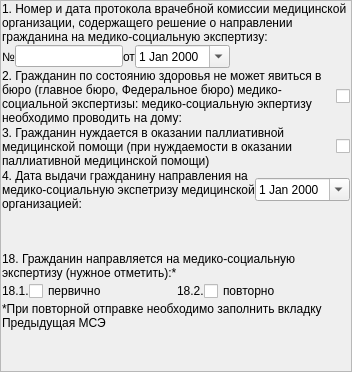
             <widget class="QFrame" name="frame1_1">
              <property name="frameShape">
               <enum>QFrame::StyledPanel</enum>
              </property>
              <property name="frameShadow">
               <enum>QFrame::Raised</enum>
              </property>
              <layout class="QGridLayout" name="gridLayout_20">
               <property name="leftMargin">
                <number>1</number>
               </property>
               <property name="topMargin">
                <number>1</number>
               </property>
               <property name="rightMargin">
                <number>1</number>
               </property>
               <property name="bottomMargin">
                <number>1</number>
               </property>
               <property name="spacing">
                <number>1</number>
               </property>
               <item row="1" column="0">
                <layout class="QHBoxLayout" name="horizontalLayout_13">
                 <property name="spacing">
                  <number>0</number>
                 </property>
                 <item>
                  <widget class="QLabel" name="lblProtocolNumber">
                   <property name="sizePolicy">
                    <sizepolicy hsizetype="Fixed" vsizetype="Preferred">
                     <horstretch>0</horstretch>
                     <verstretch>0</verstretch>
                    </sizepolicy>
                   </property>
                   <property name="text">
                    <string>№</string>
                   </property>
                  </widget>
                 </item>
                 <item>
                  <widget class="QLineEdit" name="edtProtocolNumberMSI">
                   <property name="sizePolicy">
                    <sizepolicy hsizetype="Fixed" vsizetype="Fixed">
                     <horstretch>0</horstretch>
                     <verstretch>0</verstretch>
                    </sizepolicy>
                   </property>
                  </widget>
                 </item>
                 <item>
                  <widget class="QLabel" name="lblProtocolDate">
                   <property name="sizePolicy">
                    <sizepolicy hsizetype="Fixed" vsizetype="Preferred">
                     <horstretch>0</horstretch>
                     <verstretch>0</verstretch>
                    </sizepolicy>
                   </property>
                   <property name="text">
                    <string>от</string>
                   </property>
                  </widget>
                 </item>
                 <item>
                  <widget class="CDateEdit" name="edtProtocolDateMSI">
                   <property name="sizePolicy">
                    <sizepolicy hsizetype="Fixed" vsizetype="Fixed">
                     <horstretch>0</horstretch>
                     <verstretch>0</verstretch>
                    </sizepolicy>
                   </property>
                   <property name="calendarPopup">
                    <bool>true</bool>
                   </property>
                  </widget>
                 </item>
                 <item>
                  <spacer name="horizontalSpacer_4">
                   <property name="orientation">
                    <enum>Qt::Horizontal</enum>
                   </property>
                   <property name="sizeHint" stdset="0">
                    <size>
                     <width>40</width>
                     <height>20</height>
                    </size>
                   </property>
                  </spacer>
                 </item>
                </layout>
               </item>
               <item row="0" column="0">
                <widget class="QLabel" name="lblProtocol">
                 <property name="text">
                  <string>1. Номер и дата протокола врачебной комиссии медицинской организации, содержащего решение о направлении гражданина на медико-социальную экспертизу:</string>
                 </property>
                 <property name="wordWrap">
                  <bool>true</bool>
                 </property>
                </widget>
               </item>
               <item row="2" column="0">
                <layout class="QHBoxLayout" name="horizontalLayout_17">
                 <property name="spacing">
                  <number>0</number>
                 </property>
                 <item>
                  <widget class="QLabel" name="lblSpendMSIHome">
                   <property name="sizePolicy">
                    <sizepolicy hsizetype="Expanding" vsizetype="Preferred">
                     <horstretch>0</horstretch>
                     <verstretch>0</verstretch>
                    </sizepolicy>
                   </property>
                   <property name="text">
                    <string>2. Гражданин по состоянию здоровья не может явиться в бюро (главное бюро, Федеральное бюро) медико-социальной экспертизы: медико-социальную экпертизу необходимо проводить на дому:</string>
                   </property>
                   <property name="wordWrap">
                    <bool>true</bool>
                   </property>
                  </widget>
                 </item>
                 <item>
                  <widget class="QCheckBox" name="chkSpendMSIHome">
                   <property name="sizePolicy">
                    <sizepolicy hsizetype="Fixed" vsizetype="Fixed">
                     <horstretch>0</horstretch>
                     <verstretch>0</verstretch>
                    </sizepolicy>
                   </property>
                   <property name="layoutDirection">
                    <enum>Qt::RightToLeft</enum>
                   </property>
                   <property name="text">
                    <string/>
                   </property>
                  </widget>
                 </item>
                </layout>
               </item>
               <item row="6" column="0">
                <widget class="QLabel" name="lblPrimaryORAgainMSI">
                 <property name="text">
                  <string>18. Гражданин направляется на медико-социальную экспертизу (нужное отметить):*</string>
                 </property>
                 <property name="wordWrap">
                  <bool>true</bool>
                 </property>
                </widget>
               </item>
               <item row="4" column="0">
                <layout class="QHBoxLayout" name="horizontalLayout_19">
                 <property name="spacing">
                  <number>0</number>
                 </property>
                 <item>
                  <widget class="QLabel" name="lblDirectionDateMSI">
                   <property name="text">
                    <string>4. Дата выдачи гражданину направления на медико-социальную экспетризу медицинской организацией:</string>
                   </property>
                   <property name="wordWrap">
                    <bool>true</bool>
                   </property>
                  </widget>
                 </item>
                 <item>
                  <widget class="CDateEdit" name="edtDirectionDateMSI">
                   <property name="sizePolicy">
                    <sizepolicy hsizetype="Fixed" vsizetype="Fixed">
                     <horstretch>0</horstretch>
                     <verstretch>0</verstretch>
                    </sizepolicy>
                   </property>
                   <property name="calendarPopup">
                    <bool>true</bool>
                   </property>
                  </widget>
                 </item>
                </layout>
               </item>
               <item row="3" column="0">
                <layout class="QHBoxLayout" name="horizontalLayout_18">
                 <property name="spacing">
                  <number>0</number>
                 </property>
                 <item>
                  <widget class="QLabel" name="lblNeedPalliativeCare">
                   <property name="text">
                    <string>3. Гражданин нуждается в оказании паллиативной медицинской помощи (при нуждаемости в оказании паллиативной медицинской помощи)</string>
                   </property>
                   <property name="wordWrap">
                    <bool>true</bool>
                   </property>
                  </widget>
                 </item>
                 <item>
                  <widget class="QCheckBox" name="chkNeedPalliativeCare">
                   <property name="sizePolicy">
                    <sizepolicy hsizetype="Fixed" vsizetype="Fixed">
                     <horstretch>0</horstretch>
                     <verstretch>0</verstretch>
                    </sizepolicy>
                   </property>
                   <property name="layoutDirection">
                    <enum>Qt::RightToLeft</enum>
                   </property>
                   <property name="text">
                    <string/>
                   </property>
                  </widget>
                 </item>
                </layout>
               </item>
               <item row="7" column="0">
                <layout class="QHBoxLayout" name="horizontalLayout_16">
                 <property name="spacing">
                  <number>0</number>
                 </property>
                 <item>
                  <layout class="QHBoxLayout" name="horizontalLayout_14">
                   <property name="spacing">
                    <number>0</number>
                   </property>
                   <item>
                    <widget class="QLabel" name="lblPrimaryMSI">
                     <property name="text">
                      <string>18.1.</string>
                     </property>
                    </widget>
                   </item>
                   <item>
                    <widget class="QCheckBox" name="chkPrimaryMSI">
                     <property name="text">
                      <string>первично</string>
                     </property>
                    </widget>
                   </item>
                  </layout>
                 </item>
                 <item>
                  <layout class="QHBoxLayout" name="horizontalLayout_15">
                   <property name="spacing">
                    <number>0</number>
                   </property>
                   <item>
                    <spacer name="horizontalSpacer">
                     <property name="orientation">
                      <enum>Qt::Horizontal</enum>
                     </property>
                     <property name="sizeHint" stdset="0">
                      <size>
                       <width>40</width>
                       <height>20</height>
                      </size>
                     </property>
                    </spacer>
                   </item>
                   <item>
                    <widget class="QLabel" name="lblAgainMSI">
                     <property name="text">
                      <string>18.2.</string>
                     </property>
                    </widget>
                   </item>
                   <item>
                    <widget class="QCheckBox" name="chkAgainMSI">
                     <property name="text">
                      <string>повторно</string>
                     </property>
                    </widget>
                   </item>
                   <item>
                    <spacer name="horizontalSpacer_3">
                     <property name="orientation">
                      <enum>Qt::Horizontal</enum>
                     </property>
                     <property name="sizeHint" stdset="0">
                      <size>
                       <width>40</width>
                       <height>20</height>
                      </size>
                     </property>
                    </spacer>
                   </item>
                  </layout>
                 </item>
                </layout>
               </item>
               <item row="8" column="0">
                <widget class="QLabel" name="lbllblPrimaryORAgainMSILink">
                 <property name="text">
                  <string>*При повторной отправке необходимо заполнить вкладку Предыдущая МСЭ</string>
                 </property>
                 <property name="wordWrap">
                  <bool>true</bool>
                 </property>
                </widget>
               </item>
               <item row="5" column="0">
                <spacer name="verticalSpacer_3">
                 <property name="orientation">
                  <enum>Qt::Vertical</enum>
                 </property>
                 <property name="sizeHint" stdset="0">
                  <size>
                   <width>20</width>
                   <height>40</height>
                  </size>
                 </property>
                </spacer>
               </item>
               <item row="9" column="0">
                <spacer name="verticalSpacer_4">
                 <property name="orientation">
                  <enum>Qt::Vertical</enum>
                 </property>
                 <property name="sizeHint" stdset="0">
                  <size>
                   <width>20</width>
                   <height>40</height>
                  </size>
                 </property>
                </spacer>
               </item>
              </layout>
             </widget>
